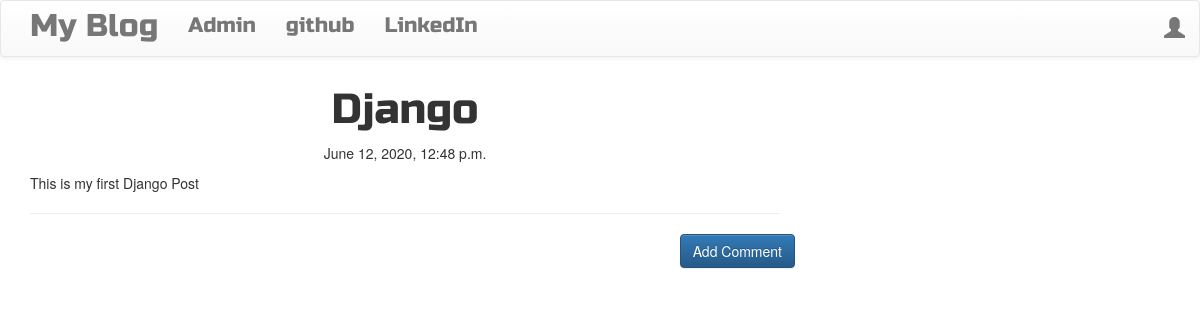
/post/1, run on the app's committed database.
### blog_site1/models.py (models this page shows, shortened)
class Post(models.Model):
    author=models.ForeignKey('auth.User',on_delete=models.CASCADE)
    title=models.CharField(max_length=200)
    text=models.TextField()
    image=models.ImageField(upload_to='blog_site/images',default="")
    created_date=models.DateTimeField(default=timezone.now)
    published_date=models.DateTimeField(blank=True,null=True)

### blog_site1/views.py (the view)
# urls.py: url(r'^post/(?P<pk>\d+)$',views.PostDetailView.as_view(),name='post_detail'),
class PostDetailView(DetailView):
    model=Post

### blog_site1/templates/blog_site1/post_detail.html (shortened to what this page needs)
{%extends "blog_site1/base.html" %}
{% block content %}
<h1 class="posttitle loader">{{post.title}}</h1>
{%if post.published_date %}
    <div class="date postdate">
        {{post.published_date}}
    </div>
{% else %}
    <a class="btn btn-default" href="{% url 'post_publish' pk=post.pk %}">Publish</a>
{% endif %}
<p class="postcontent">{{post.text|safe|linebreaksbr}}</p>
<hr>
<a class='btn btn-primary btn-comment' href="{%url 'add_comment_to_post' pk=post.pk%}">Add Comment</a>
<div class="container">
    {% for comment in post.comments.all %}
    <br>
        {%empty%}
        No Comments
    {% endfor %}
</div>
{% endblock %}

### blog_site1/static/css/blog.css (style rules this page uses)
.postdate { text-align:center; }
.posttitle { font-family:'Russo One',sans-serif ; font-size:3em; text-align:center; }
.postcontent { font-family:'Montserrat'; font-size:1.5em; }
.btn-comment { position:absolute; right:0px; }
.loader { filter:hue-rotate(0deg); color:linear-gradient(45deg,#0f8,#08f); animation:hue 10000ms infinite linear; }

### data on the page
Post: title "Django", published_date "June 12, 2020, 12:48 p.m.", text "This is my first Django Post"
